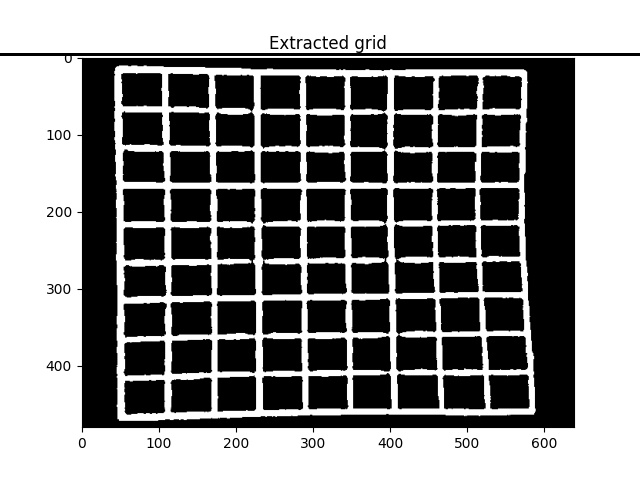
#> input picture SudokuSolver/src/houghlines5.jpg, 640 x 480 px
$ python -i grid_detection.py   (imports and definitions only)
#> lines starting #> are read from the running program, lines starting #| are printed output that depends on the picture; after the words box and inside, x2 and y2 are one past the last pixel; in counts of white or black regions, pixels touching at a corner belong together
import logging
import operator

import config
import cv2
import matplotlib.pyplot as plt
import numpy as np


# [25 lines left out: functions read_image, blur_image, not called in this run]


def apply_threshold(src_image: np.ndarray, bin: bool = False):

    thres_image = None
    if bin:
        blur = cv2.GaussianBlur(src_image, (3, 3), 0)
        ret, thres_image = cv2.threshold(
            blur, thresh=0, maxval=127, type=cv2.THRESH_BINARY_INV
        )
        thres_image = np.invert(thres_image)

    else:
        thres_image = cv2.adaptiveThreshold(
            src_image,
            255,
            cv2.ADAPTIVE_THRESH_GAUSSIAN_C,
            cv2.THRESH_BINARY_INV,
            11,
            2,
        )
    if config.display_images_flag:
        plt.imshow(thres_image, cmap="gray")
        plt.title("thresholded image 11")
        plt.show()

    return thres_image


# [237 lines left out: functions find_largest_object, flood_filling, find_biggest_blob, search, corner_detection, plot_corners_original and 1 more, not called in this run]

>>> import cv2
>>> picture = cv2.imread('houghlines5.jpg', cv2.IMREAD_GRAYSCALE)
#> picture is the input picture: shape (480, 640); min 0, max 255, mean 135.7
>>> result = apply_threshold(picture)
#> in apply_threshold, `thres_image = cv2.adaptiveThreshold( src_image, 255, cv2.ADAPTIVE_THRE..`:
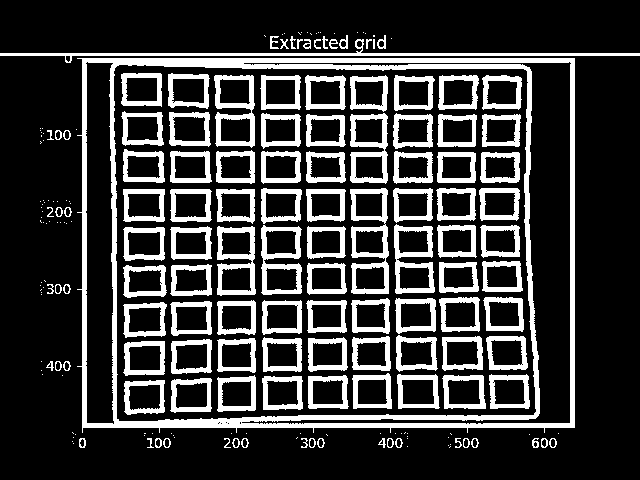
#> thres_image: shape (480, 640); 22.3% white; 208 white regions (89 under 20 px), largest, box (x1, y1, x2, y2) and area: (77, 58, 575, 433) 15726, (0, 39, 640, 63) 2008, (350, 188, 389, 294) 1689
